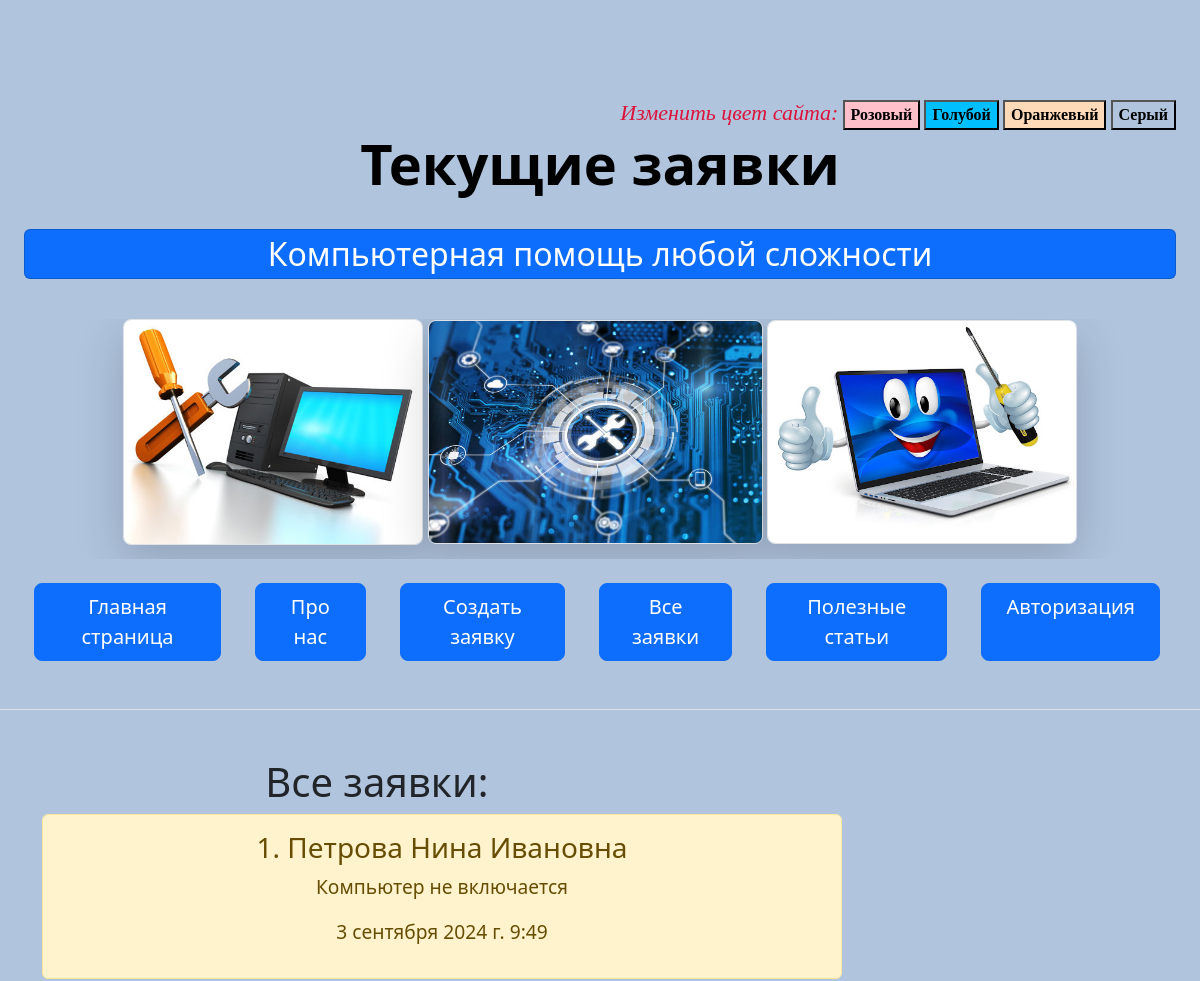
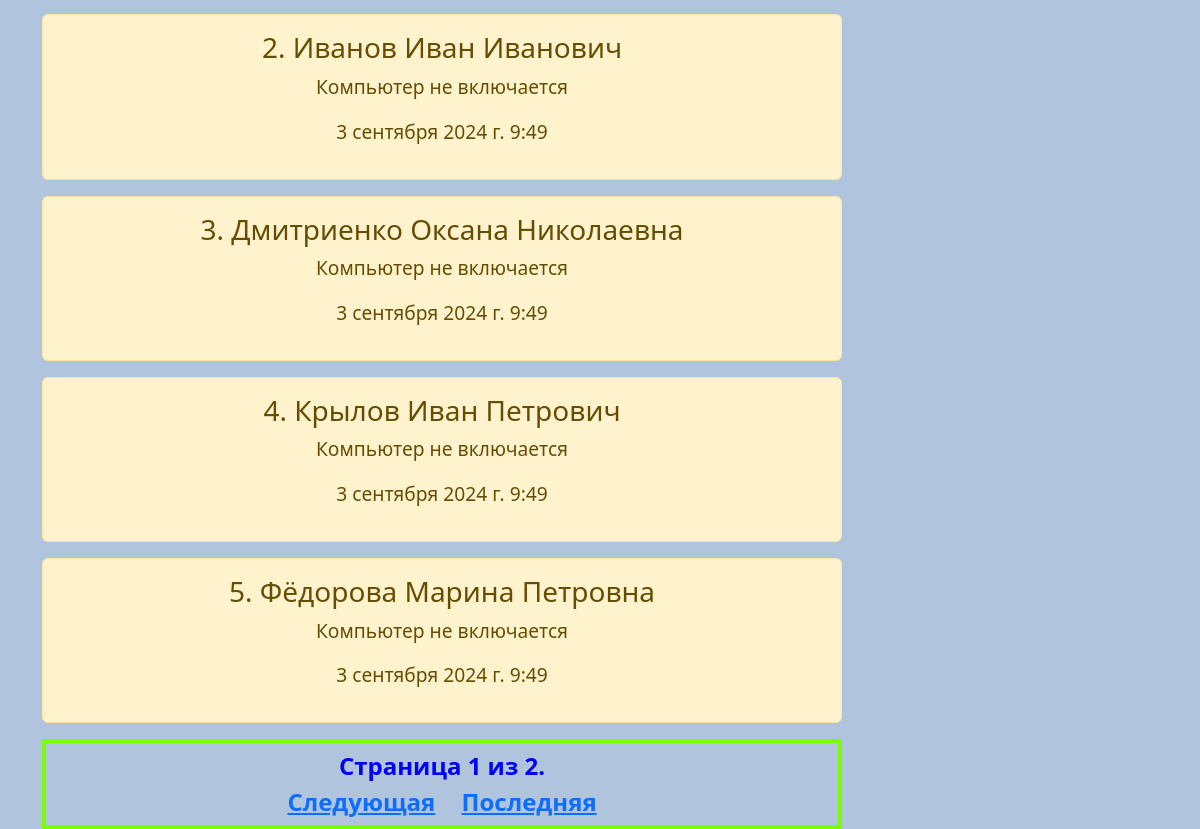
The page /orders on the database its author committed (2 pictures, top to bottom).
### main/models.py (models this page shows, shortened)
class IsActiveMixin(models.Model):
    objects = models.Manager()
    active_objects = ActiveManager()
    is_active = models.BooleanField(default=False, verbose_name='Опубликовано')
    class Meta():
        abstract = True

class Order(IsActiveMixin, models.Model):
    client = models.CharField('Клиент', max_length=40)
    phone = models.CharField('Номер телефона', max_length=12)
    problem = models.ForeignKey(Problem, on_delete=models.DO_NOTHING, verbose_name='Неполадка')
    date = models.DateTimeField('Дата заказа', default=datetime.now)
    class Meta:
        verbose_name = "Заявка"
        verbose_name_plural = 'Все заявки'

class Problem(IsActiveMixin, models.Model):
    problem = models.TextField('Проблема, неполадка ПК', max_length=30)
    def __str__(self):
        return self.problem
    class Meta:
        verbose_name = 'Неисправность'
        verbose_name_plural = 'Проблемы и неисправности ПК'

### main/views.py (the view)
# urls.py: path('orders', views.orders, name='orders'),
def orders(request):
    order = Order.active_objects.select_related('problem').order_by('id')
    paginator = Paginator(order, 5)
    page = request.GET.get('page')
    try:
        order = paginator.page(page)
    except PageNotAnInteger:
        order = paginator.page(1)
    except EmptyPage:
        order = paginator.page(paginator.num_pages)
    return render(request, 'main/orders.html', {'orders': order})

### main/models.py (called while the page is built)
    def get_queryset(self):
        all_objects = super().get_queryset()
        return all_objects.filter(is_active=True)

### main/templates/main/orders.html (shortened to what this page needs)
{% extends 'main/base.html' %}
{% block name %}
Текущие заявки
{% endblock %}
{% block content %}
    <h1 style="margin-left: 20%">Все заявки:</h1>
    {% if orders %}
        {% for el in orders %}
            {% with el=el num=orders.start_index|add:forloop.counter0 %}
                <div style="width:800px; text-align:center;" class="alert alert-warning">
                    <h3>{{num}}. {{ el.client }}</h3>
                    <p>{{ el.problem }}</p>
                    <p>{{ el.date }}</p>
                </div>
            {% endwith %}
        {% endfor %}
    {% else %}
        <p>Записей в базе нет!</p>
    {% endif %}
    <div class="pagination">
        <span style="width:900px; text-align:center; class="step-links">
            <div class="current">
                Страница {{ orders.number }} из {{ orders.paginator.num_pages }}.
            </div>
            {% if orders.has_next %}
                <a href="?page={{ orders.next_page_number }}">Следующая</a>
                <a href="?page={{ orders.paginator.num_pages }}">Последняя</a>
            {% endif %}
        </span>
    </div>
{% endblock %}

### main/static/main/css/main.css (style rules this page uses)
body { background: #B0C4DE; }
.pagination { font-size: 24px; font-weight: bold; color: #0000FF; padding: 5px 10px; border: 4px solid #7CFC00; width: 800px; }
a { display: inline-block; margin: 0px 10px; }

### rows shown on the page
Order: num "1", client "Петрова Нина Ивановна", problem "Компьютер не включается", date "3 сентября 2024 г. 9:49"
Order: id "2", client "Иванов Иван Иванович", problem "Компьютер не включается", date "3 сентября 2024 г. 9:49"
Order: id "3", client "Дмитриенко Оксана Николаевна", problem "Компьютер не включается", date "3 сентября 2024 г. 9:49"
Order: id "4", client "Крылов Иван Петрович", problem "Компьютер не включается", date "3 сентября 2024 г. 9:49"
Order: id "5", client "Фёдорова Марина Петровна", problem "Компьютер не включается", date "3 сентября 2024 г. 9:49"

### other values the page prints
{{ orders.number }} "1"
{{ orders.paginator.num_pages }} "2"
